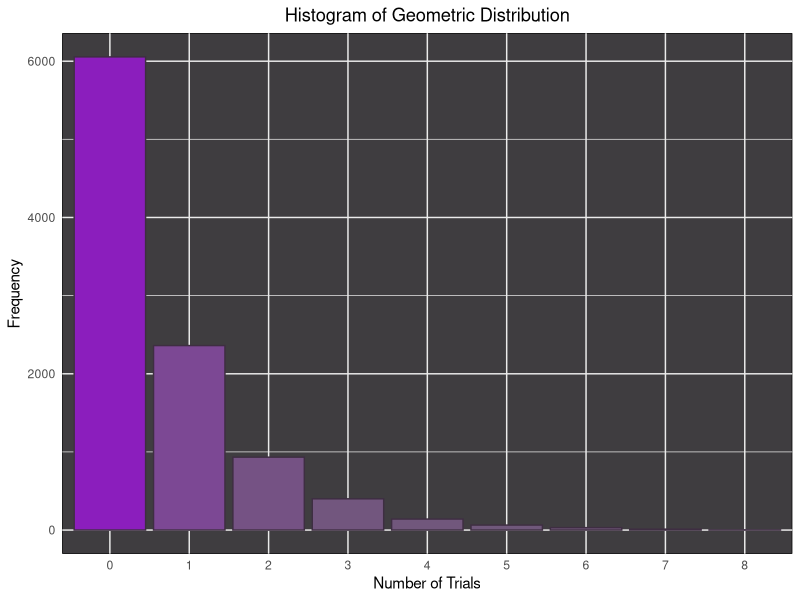

This figure's R source:
## ---- chunk 1
halu_x <- c(0.33, 0.33, 0.34)
halu_y <- c(0.0322, 0.0637, 0.0241)
## ---- chunk 2
data_1 <- data.frame(
  factory = c(1:3),
  prob_production = halu_x,
  prob_defective_withRespectTo_factory = halu_y
  )
data_1
## ---- chunk 3
sum(data_1$prob_production) == 1
## ---- chunk 4
tolerance <- .Machine$double.eps^0.5

sum(data_1$prob_defective_withRespectTo_factory) - 0.12 < tolerance
## ---- chunk 5
tolerance
## ---- chunk 6
data_1$prob_defective_withRespectTo_all = data_1$prob_defective_withRespectTo_factory * data_1$prob_production
data_1
## ---- chunk 7
sum(data_1$prob_defective_withRespectTo_all)
## ---- chunk 8
prob <- 0.60
## ---- chunk 9
searches <- 10000
simulated <- rgeom(searches, prob)
## ---- chunk 10
library(ggplot2)

df <- data.frame(Trials = factor(simulated))

ggplot(df, aes(x = Trials, fill = after_stat(count))) +
  geom_bar(color = "#3e2e42", show.legend = FALSE) + 
  scale_fill_gradient(low = "#70587a", high = "#8b1ebd") +
  labs(title = "Histogram of Geometric Distribution",
       x = "Number of Trials",
       y = "Frequency") +
  theme_minimal() +
  theme(plot.title = element_text(hjust = 0.5),
        panel.background = element_rect(fill = "#3f3d40"))


## ---- chunk 11
simulated_mean <- mean(simulated)
simulated_variance <- var(simulated)
print(paste("Mean of the simulated experiment: ", simulated_mean))
print(paste("Variance of the simulated experiment: ", simulated_variance))
## ---- chunk 12
0.40*0.60
## ---- chunk 13
(0.40^3) * 0.60
## ---- chunk 14
0.0384 / (0.40^3)
## ---- chunk 15
(0.40^4) * 0.60
## ---- chunk 16
(0.01536) / (0.40^3)
## ---- chunk 17
simulated_table <- table(simulated)
simulated_table
## ---- chunk 18
prob_for_xeq4 <- (sum(simulated_table[names(simulated_table) == 3]) / sum(simulated_table)) 
prob_for_xgreater3 <- (sum(simulated_table[names(simulated_table) >= 3]) / sum(simulated_table)) 
prob_for_xeq4 / prob_for_xgreater3
## ---- chunk 19
prob_for_xeq1 <- (sum(simulated_table[names(simulated_table) == 0]) / sum(simulated_table)) 
prob_for_xeq1
## ---- chunk 20
prob_for_xeq5 <- (sum(simulated_table[names(simulated_table) == 4]) / sum(simulated_table)) 
prob_for_xeq5 / prob_for_xgreater3
## ---- chunk 21
prob_for_xeq2 <- (sum(simulated_table[names(simulated_table) == 1]) / sum(simulated_table)) 
prob_for_xeq2
